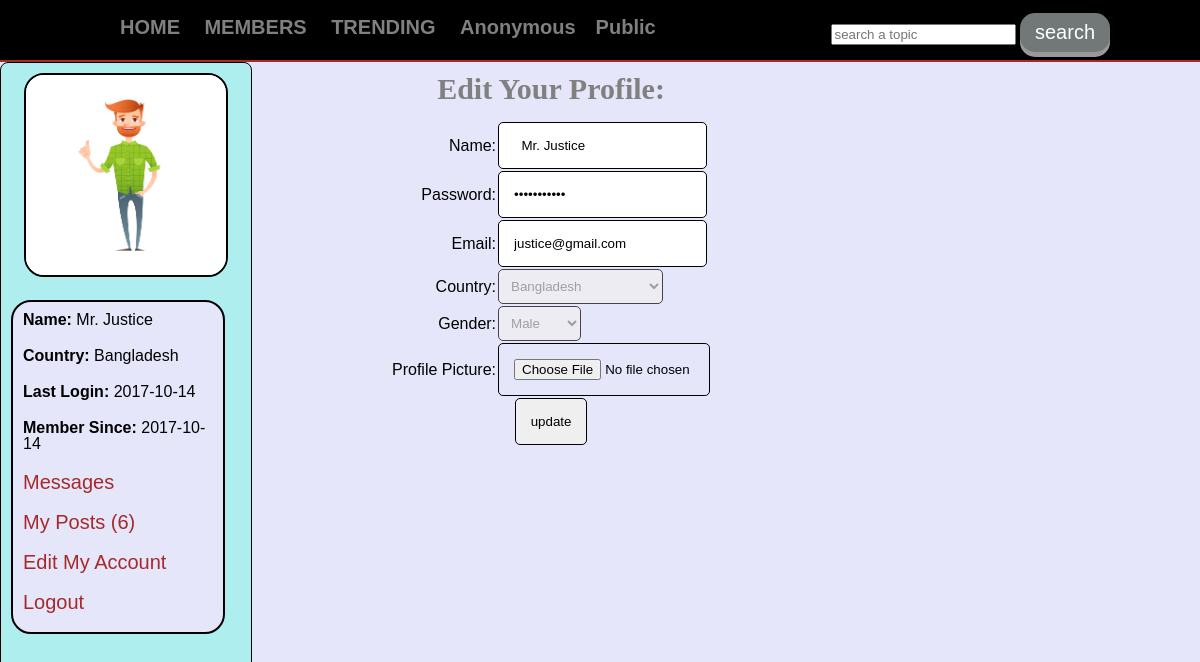
Page /justice/edit_profile.php (signed in) on the committed database.
### tables this page shows
CREATE TABLE `topics` (
  `topic_id` int(11) NOT NULL,
  `topic_title` text NOT NULL
);

CREATE TABLE `users` (
  `user_id` int(11) NOT NULL,
  `user_name` varchar(100) NOT NULL,
  `user_pass` varchar(100) NOT NULL,
  `user_email` varchar(100) NOT NULL,
  `user_country` varchar(100) NOT NULL,
  `user_gender` varchar(100) NOT NULL,
  `user_b_day` date NOT NULL,
  `user_image` text NOT NULL,
  `register_date` date NOT NULL,
  `last_login` date NOT NULL,
  `status` text NOT NULL,
  `posts` text NOT NULL,
  `ver_code` varchar(100) NOT NULL
);

### justice/edit_profile.php (the view, shortened to what this page needs)
<?php
include("functions/functions.php");
if(!isset($_SESSION['user_email'])){
	header("location:index.php");
}
else {
?>
<!DOCTYPE html>
<html>
	<head>
	<link rel="stylesheet" href="styles/home_style.css" media="all" />
	</head>
	<body>
		<div class="container">
			<div id="head_wrap">
				<div id="header">
					<ul id="menu">
						<li><a href="home.php">HOME</a></li>
						<li><a href="members.php">MEMBERS</a></li>
						<li><a href="topic.php" class="topic" name="topic">TRENDING</a></li>
						<?php
						$get_topics="select * from topics";
						$run_topics=mysqli_query($con,$get_topics);
						while($row=mysqli_fetch_array($run_topics)){
							$topic_id=$row['topic_id'];
							$topic_title=$row['topic_title'];
							echo "<li><a href='topic.php?topic=$topic_id'>$topic_title</a></li>";
						}
						?>
					</ul>
					<form method="get" action="results.php" id="form1">
						<input type="text" class="searchtopic" name="user_query" placeholder="search a topic" />
						<input type="submit" class="button" name="search" value="search" />
					</form>
				</div>
			</div>
			<div class="content">
				<div id="user_timeline">
					<div id="user_details">
					<?php
					$user=$_SESSION['user_email'];
					$get_user="select * from users where user_email='$user'";
					$run_user=mysqli_query($con,$get_user);
					$row=mysqli_fetch_array($run_user);
					$user_id=$row['user_id'];
					$user_name=$row['user_name'];
					$user_pass=$row['user_pass'];
					$user_email=$row['user_email'];
					$user_country=$row['user_country'];
					$user_gender=$row['user_gender'];
					$user_image=$row['user_image'];
					$register_date=$row['register_date'];
					$last_login=$row['last_login'];
					$user_posts = "select * from posts where user_id='$user_id'";
					$run_posts = mysqli_query($con,$user_posts);
					$posts = mysqli_num_rows($run_posts);
					echo "
						<center><img src= 'user/user_images/$user_image' width='200' height='200' /></center>
						<div id='user_mention'>
						<p><strong>Name:</strong> $user_name</p>
						<p><strong>Country:</strong> $user_country</p>
						<p><strong>Last Login:</strong> $last_login</p>
						<p><strong>Member Since:</strong> $register_date</p>
						<p><a href='my_messages.php?u_id=$user_id'>Messages</a></p>
						<p><a href='my_posts.php?u_id=$user_id'>My Posts ($posts)  </a></p>
						<p><a href='edit_profile.php?u_id=$user_id'>Edit My Account</a></p>
						<p><a href='logout.php'>Logout</a></p>
						</div>
					";
					?>
					</div>
				</div>
				<div id="content_timeline">
					<form action="" method="post"   id="f" id="ff" enctype="multipart/form-data">
            <table >
            <tr align="center">
            	<td colspan="6">
            		<h2 style="font-size: 30px; font-family: Comic Sans MS;" >Edit Your Profile:</h2></br>
            	</td>
            </tr>
                  <tr>
                        <td align="right">Name:</td>
                        <td>
                              <input type="text" name="u_name"  required="required" value=" <?php echo $user_name ?> " />
                        </td>
                  </tr>
           <tr>
                        <td align="right">Password:</td>
                        <td>
                              <input type="password" name="u_pass"  required="required" value=" <?php echo $user_pass?>"/>
                        </td>
                  </tr>
                  <tr>
                        <td align="right">Email:</td>
                        <td>
                              <input type="email" name="u_email"  required="required" value=" <?php echo $user_email?>"/>
                        </td>
                  </tr>
                  <tr>
                        <td align="right">Country:</td>
                        <td>
                              <select name="u_country" disabled="disabled">
                                    <option><?php echo $user_country?> </option>
                              </select>
                        </td>
                  </tr>
                  <tr>
                        <td align="right">Gender:</td>
                        <td><select name="u_gender" disabled="disabled">
                                    <option> <?php echo $user_gender?> </option>
                              </select>
                        </td>
                  </tr>
                  <tr>
                        <td align="right">Profile Picture:</td>
                        <td>
                              <input type="file" name="u_image" required="required" />
                        </td>
                  </tr>
                  <tr align="center">
                        <td colspan="6">
                              <input type="submit" name="update" value="update"/>
                        </td>
                  </tr>
            </table>
            </form>
				</div>
			</div>
		</div>
	</body>
</html>
<?php } ?>

### justice/styles/home_style.css (style rules this page uses)
html, body, div, span, applet, object, iframe, h1, h2, h3, h4, h5, h6, p, blockquote, pre, a, abbr, acronym, address, big, cite, code, del, dfn, em, img, ins, kbd, q, s, samp, small, strike, strong, sub, sup, tt, var, b, u, i, center, dl, dt, dd, ol, ul, li, fieldset, form, label, legend, table, caption, tbody, tfoot, thead, tr, th, td, article, aside, canvas, details, embed, figure, figcaption, footer, header, hgroup, menu, nav, output, ruby, section, summary, time, mark, audio, video { margin: 0; padding: 0; border: 0; }
body { line-height: 1; background-color: #E6E6FA; font-family: "Raleway", sans-serif; }
.container { margin: 0; padding: 0; background-color: #E6E6FA; }
#head_wrap { width: 100%; height: 40px; margin: 0 auto; border-bottom: 2px solid brown; padding: 10px; background: #AFEEEE; background-color: black; }
#header { margin: 0 auto; width: 1000px; height: 35px; }
#menu { line-height:35px; padding:0; margin:0; float:left; }
#menu li { display:inline; list-style:none; }
#menu a { margin:5px; padding:5px; text-decoration:none; color:gray; font-size:20px; font-weight:bold; }
#form1 { float: right; line-height: 35px; padding-top:3px; }
.button { display: inline-block; padding: 8px 15px; font-size: 20px; cursor: pointer; text-align: center; text-decoration: none; outline: none; color: #fff; background-color: #717877; border: none; border-radius: 15px; box-shadow: 0 5px #999; }
.content { width: 1200px; margin:0 auto; }
#user_timeline { background: #AFEEEE; width:250px; float:left; height:850px; border:1px solid black; border-radius: 8px; }
#user_details { padding:10px; margin-bottom:5px; }
#user_details img { border: 2px solid black; border-radius:20px; }
#user_details p { margin-bottom:10px; padding:5px; }
#user_details a { color:brown; text-decoration:none; font-size:20px; }
#user_mention { background:#E6E6FA; border: 2px solid black; border-radius:20px; width:200px; margin-top:20px ; margin-right: 15px; padding:5px; }
#content_timeline { float:right; width:700px; padding:10px; margin-right: 100px; }
#f input { padding:15px; border:1px solid black; border-radius:5px; font_weight:bolder; }
#f select { padding:8px; border:1px solid black; border-radius:5px; font_weight:bolder; }
#f h2 { color:gray; font-family:sansational; }

### justice/edit_profile.php (style rules this page uses)
input[type='file'] { width: 180px; }

### rows in the picture
topics: topic_title "Anonymous"
topics: topic_title "Public"
users: user_image (picture), user_name "Mr. Justice", user_country "Bangladesh", last_login "2017-10-14", register_date "2017-10-14", u_name "Mr. Justice", u_email "justice@gmail.com", u_country "Bangladesh", u_gender "Male"

### other values in the picture
$posts "6"
